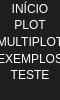
       <widget class="QFrame" name="Frame_right">
        <property name="enabled">
         <bool>true</bool>
        </property>
        <property name="minimumSize">
         <size>
          <width>60</width>
          <height>0</height>
         </size>
        </property>
        <property name="maximumSize">
         <size>
          <width>60</width>
          <height>16777215</height>
         </size>
        </property>
        <property name="layoutDirection">
         <enum>Qt::LeftToRight</enum>
        </property>
        <property name="styleSheet">
         <string notr="true">background-color: rgb(30, 30, 30);</string>
        </property>
        <property name="frameShape">
         <enum>QFrame::NoFrame</enum>
        </property>
        <property name="frameShadow">
         <enum>QFrame::Plain</enum>
        </property>
        <layout class="QVBoxLayout" name="verticalLayout_2">
         <property name="spacing">
          <number>0</number>
         </property>
         <property name="sizeConstraint">
          <enum>QLayout::SetDefaultConstraint</enum>
         </property>
         <property name="leftMargin">
          <number>0</number>
         </property>
         <property name="topMargin">
          <number>0</number>
         </property>
         <property name="rightMargin">
          <number>0</number>
         </property>
         <property name="bottomMargin">
          <number>0</number>
         </property>
         <item>
          <widget class="QPushButton" name="BTN_Side1">
           <property name="sizePolicy">
            <sizepolicy hsizetype="Expanding" vsizetype="Fixed">
             <horstretch>0</horstretch>
             <verstretch>0</verstretch>
            </sizepolicy>
           </property>
           <property name="maximumSize">
            <size>
             <width>16777215</width>
             <height>30</height>
            </size>
           </property>
           <property name="font">
            <font>
             <pointsize>9</pointsize>
             <bold>false</bold>
            </font>
           </property>
           <property name="styleSheet">
            <string notr="true">QPushButton{
	color: rgb(255, 255, 255);
	border: 0px solid;
}
QPushButton:hover{
	background-color: rgb(85, 8, 90);
}</string>
           </property>
           <property name="text">
            <string>INÍCIO</string>
           </property>
          </widget>
         </item>
         <item>
          <widget class="QPushButton" name="BTN_Side2">
           <property name="sizePolicy">
            <sizepolicy hsizetype="Expanding" vsizetype="Fixed">
             <horstretch>0</horstretch>
             <verstretch>0</verstretch>
            </sizepolicy>
           </property>
           <property name="maximumSize">
            <size>
             <width>16777215</width>
             <height>30</height>
            </size>
           </property>
           <property name="styleSheet">
            <string notr="true">QPushButton{
	color: rgb(255, 255, 255);
	border: 0px solid;
}
QPushButton:hover{
	background-color: rgb(85, 8, 90);
}</string>
           </property>
           <property name="text">
            <string>PLOT</string>
           </property>
          </widget>
         </item>
         <item>
          <widget class="QPushButton" name="BTN_Side3">
           <property name="sizePolicy">
            <sizepolicy hsizetype="Expanding" vsizetype="Fixed">
             <horstretch>0</horstretch>
             <verstretch>0</verstretch>
            </sizepolicy>
           </property>
           <property name="maximumSize">
            <size>
             <width>16777215</width>
             <height>30</height>
            </size>
           </property>
           <property name="styleSheet">
            <string notr="true">QPushButton{
	color: rgb(255, 255, 255);
	border: 0px solid;
}
QPushButton:hover{
	background-color: rgb(85, 8, 90);
}</string>
           </property>
           <property name="text">
            <string>MULTIPLOT</string>
           </property>
          </widget>
         </item>
         <item>
          <widget class="QPushButton" name="BTN_Side4">
           <property name="sizePolicy">
            <sizepolicy hsizetype="Expanding" vsizetype="Fixed">
             <horstretch>0</horstretch>
             <verstretch>0</verstretch>
            </sizepolicy>
           </property>
           <property name="maximumSize">
            <size>
             <width>16777215</width>
             <height>30</height>
            </size>
           </property>
           <property name="styleSheet">
            <string notr="true">QPushButton{
	color: rgb(255, 255, 255);
	border: 0px solid;
}
QPushButton:hover{
	background-color: rgb(85, 8, 90);
}</string>
           </property>
           <property name="text">
            <string>EXEMPLOS</string>
           </property>
          </widget>
         </item>
         <item>
          <widget class="QPushButton" name="BTN_Side5">
           <property name="sizePolicy">
            <sizepolicy hsizetype="Expanding" vsizetype="Fixed">
             <horstretch>0</horstretch>
             <verstretch>0</verstretch>
            </sizepolicy>
           </property>
           <property name="maximumSize">
            <size>
             <width>16777215</width>
             <height>30</height>
            </size>
           </property>
           <property name="styleSheet">
            <string notr="true">QPushButton{
	color: rgb(255, 255, 255);
	border: 0px solid;
}
QPushButton:hover{
	background-color: rgb(85, 8, 90);
}</string>
           </property>
           <property name="text">
            <string>TESTE</string>
           </property>
          </widget>
         </item>
         <item>
          <widget class="QFrame" name="frame_3">
           <property name="frameShape">
            <enum>QFrame::NoFrame</enum>
           </property>
           <property name="frameShadow">
            <enum>QFrame::Raised</enum>
           </property>
          </widget>
         </item>
        </layout>
       </widget>
